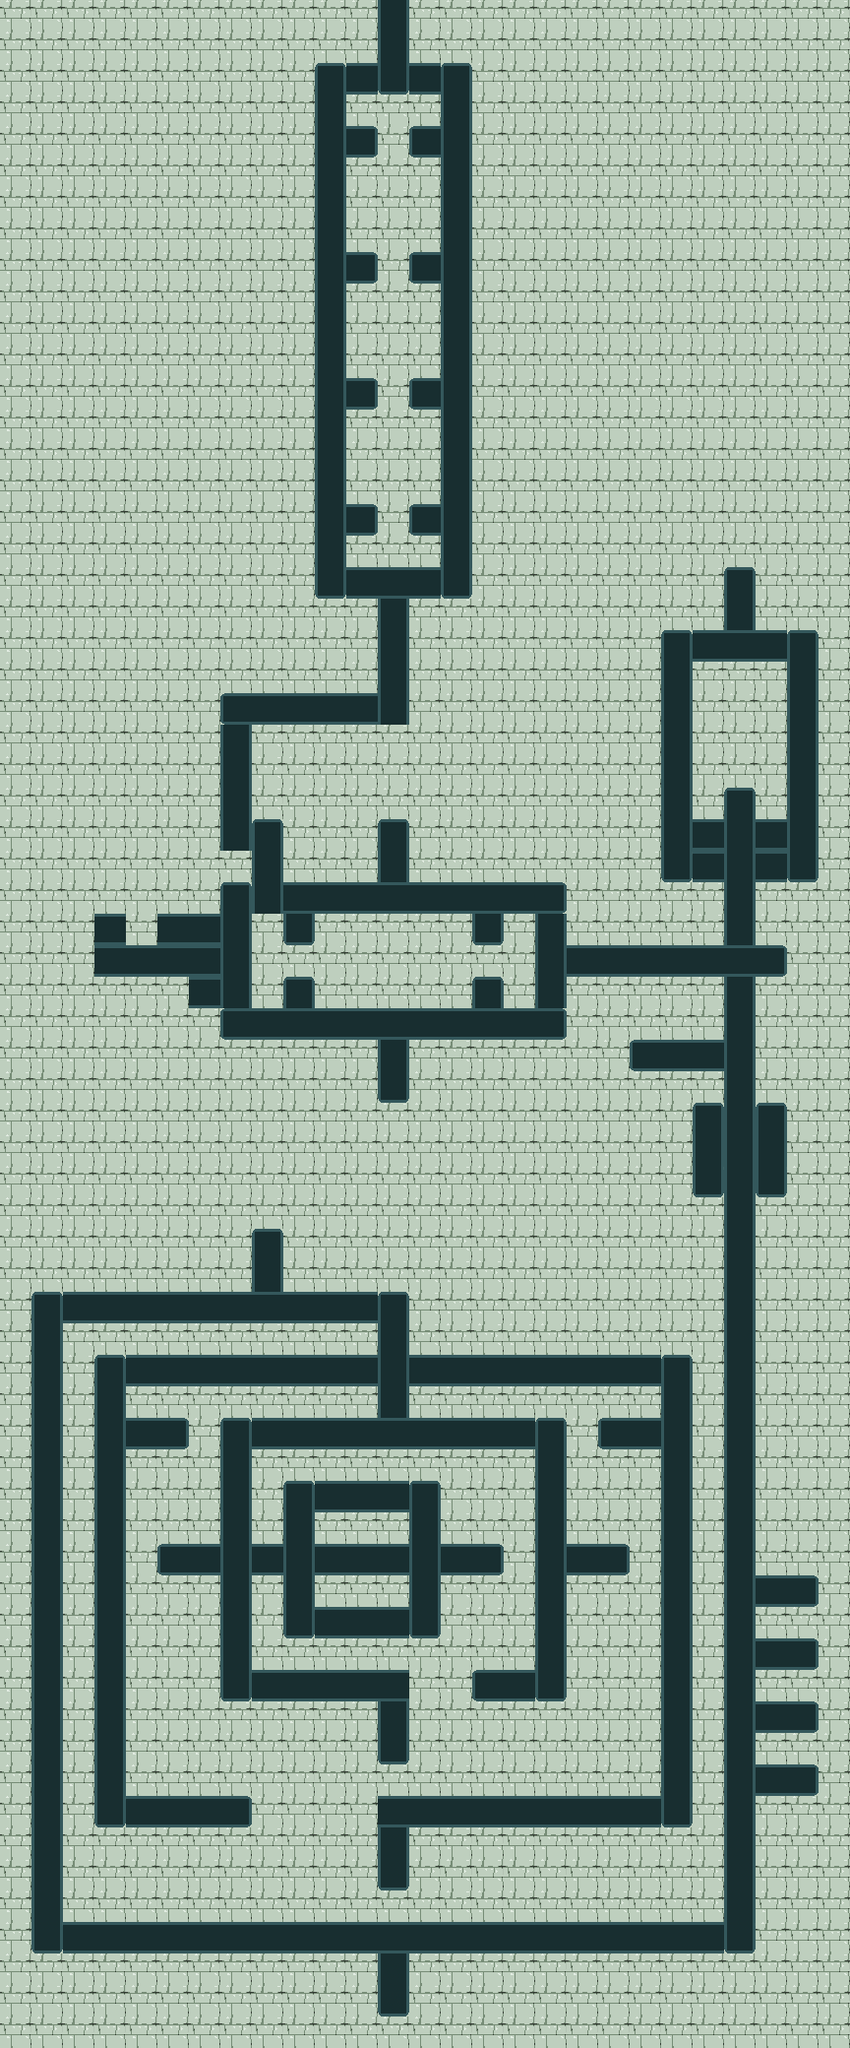

A 2D game scene composited from a Tiled map and its tileset images. What follows is a short description and the map's XML, with each tile layer's data collapsed to a summary:
An orthogonal 27x65 tile map with 32x32 px tiles, 1 tile layer (floor), 2 tilesets and 70 objects (22x BasicSwitch, 22x Spawn, 16x BasicDoor, 9x Box, End).

<map version="1.0" tiledversion="1.1.6" orientation="orthogonal" renderorder="right-down" width="27" height="65" tilewidth="32" tileheight="32" infinite="0" nextobjectid="112">
 <tileset firstgid="1" source="testTiles.tsx" />
 <tileset firstgid="11" source="testObjects.tsx" />
 <layer name="floor" width="27" height="65">
  <data>[1755 cells, 1755 non-empty, 7 distinct tile ids]</data>
 </layer>
 <objectgroup name="obstacles">
  <object id="28" name="Basic Door 1" type="BasicDoor" x="255" y="1569" width="35" height="30" />
  <object id="29" name="Basic Switch 1" type="BasicSwitch" x="481" y="1570" width="29" height="28">
   <properties>
    <property name="Pressure" type="bool" value="false" />
    <property name="Subject" value="Basic Door 1" />
   </properties>
  </object>
  <object id="30" name="Basic Door 2" type="BasicDoor" x="384" y="1412" width="30" height="28" />
  <object id="31" name="Basic Switch 2" type="BasicSwitch" x="384" y="1762" width="31" height="30">
   <properties>
    <property name="Pressure" type="bool" value="false" />
    <property name="Subject" value="Basic Door 2" />
   </properties>
  </object>
  <object id="32" name="Basic Door 3" type="BasicDoor" x="384" y="1344" width="31" height="33" />
  <object id="33" name="Basic Switch 3" type="BasicSwitch" x="384" y="1890" width="31" height="30">
   <properties>
    <property name="Pressure" type="bool" value="false" />
    <property name="Subject" value="Basic Door 3" />
   </properties>
  </object>
  <object id="34" name="Basic Door 4" type="BasicDoor" x="256" y="1282" width="30" height="31" />
  <object id="35" name="Basic Switch 4" type="BasicSwitch" x="384" y="2020" width="30" height="26">
   <properties>
    <property name="Pressure" type="bool" value="false" />
    <property name="Subject" value="Basic Door 4" />
   </properties>
  </object>
  <object id="36" name="lastDoor1" type="BasicDoor" x="739" y="1538" width="26" height="29" />
  <object id="37" name="lastDoor2" type="BasicDoor" x="736" y="1473" width="30" height="29" />
  <object id="38" name="lastDoor3" type="BasicDoor" x="737" y="1408" width="28" height="30" />
  <object id="39" name="lastDoor4" type="BasicDoor" x="735" y="1344" width="30" height="31" />
  <object id="40" name="lastSwitch1" type="BasicSwitch" x="801" y="1794" width="27" height="27">
   <properties>
    <property name="Subject" value="lastDoor2" />
   </properties>
  </object>
  <object id="41" name="lastSwitch2" type="BasicSwitch" x="801" y="1728" width="29" height="28">
   <properties>
    <property name="Pressure" type="bool" value="false" />
    <property name="Subject" value="lastDoor2" />
   </properties>
  </object>
  <object id="42" name="lastSwitch3" type="BasicSwitch" x="801" y="1664" width="28" height="30">
   <properties>
    <property name="Subject" value="lastDoor1" />
   </properties>
  </object>
  <object id="43" name="lastSwitch4" type="BasicSwitch" x="801" y="1602" width="30" height="29">
   <properties>
    <property name="Subject" value="lastDoor2" />
   </properties>
  </object>
  <object id="46" name="Basic Switch 5" type="BasicSwitch" x="642" y="1057" width="29" height="29">
   <properties>
    <property name="Pressure" type="bool" value="true" />
    <property name="Subject" value="Basic Door 5" />
   </properties>
  </object>
  <object id="47" name="Basic Switch 8" type="BasicSwitch" x="384" y="1089" width="31" height="31">
   <properties>
    <property name="Pressure" type="bool" value="false" />
    <property name="Subject" value="Basic Door 8" />
   </properties>
  </object>
  <object id="48" name="Basic Switch 7" type="BasicSwitch" x="386" y="832" width="28" height="31">
   <properties>
    <property name="Pressure" type="bool" value="true" />
    <property name="Subject" value="Basic Door 7" />
   </properties>
  </object>
  <object id="49" name="Basic Door 7" type="BasicDoor" x="259" y="866.333" width="25.3333" height="29.3333" />
  <object id="50" name="Basic Door 6" type="BasicDoor" x="673" y="961" width="30" height="30" />
  <object id="51" name="Basic Door 8" type="BasicDoor" x="226" y="797" width="28" height="36" />
  <object id="52" name="Basic Door 5" type="BasicDoor" x="736" y="961" width="31" height="29" />
  <object id="53" name="Basic Switch 6" type="BasicSwitch" x="738" y="578" width="27" height="28">
   <properties>
    <property name="Pressure" type="bool" value="false" />
    <property name="Subject" value="Basic Door 6" />
   </properties>
  </object>
  <object id="54" name="Basic Switch 9" type="BasicSwitch" x="95" y="928" width="32" height="31">
   <properties>
    <property name="Pressure" type="bool" value="false" />
    <property name="Subject" value="Basic Door 9" />
   </properties>
  </object>
  <object id="55" name="Basic Door 9" type="BasicDoor" x="224" y="734" width="30" height="35" />
  <object id="56" name="lastSwitch1" type="BasicSwitch" x="801" y="1794" width="27" height="27">
   <properties>
    <property name="Subject" value="lastDoor4" />
   </properties>
  </object>
  </objectgroup>
</map>
<!-- 43 of 70 objects omitted -->
